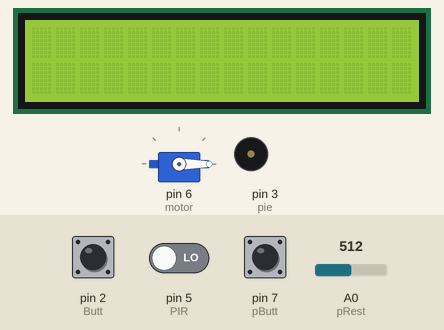
A sketch run on a simulated Arduino Uno, built with avr-gcc and run on an emulated ATmega328P. Shown: 16×2 character LCD, servo, buzzer (waves = sounding). The test bench sets the inputs (shaded band); at power-on: pin 7 (pButt) LOW, pin 2 (Butt) LOW, pin 5 (PIR) LOW, A0 (pRest) = 512. What the sketch prints to the serial monitor is not drawn.

Above: at 1.2 s.
1.3 s: pin 7 (pButt) pulled HIGH for 0.15 s
At 1.8 s:
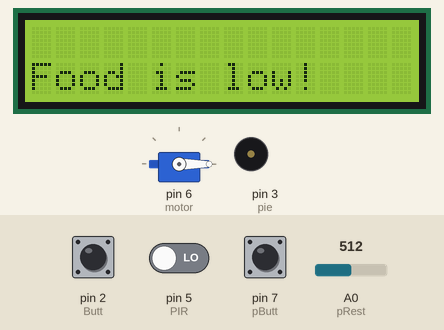
3.8 s: pin 2 (Butt) pulled HIGH for 3.2 s
At 5.2 s:
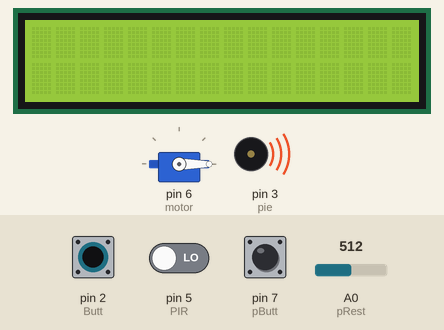
8.9 s: pin 5 (PIR) driven HIGH
At 10.6 s:
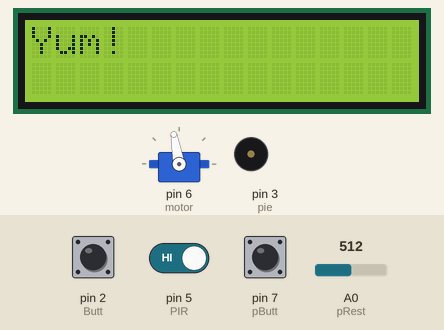
11.9 s: pin 2 (Butt) pulled HIGH for 0.15 s
At 14.6 s:
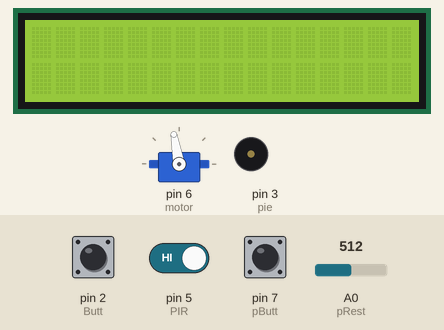
15.0 s: A0 (pRest) set to 992
18.0 s: A0 (pRest) set to 1009
Timing chart, 0 to 21.0 s (numbered marks = the images above; inputs shaded):
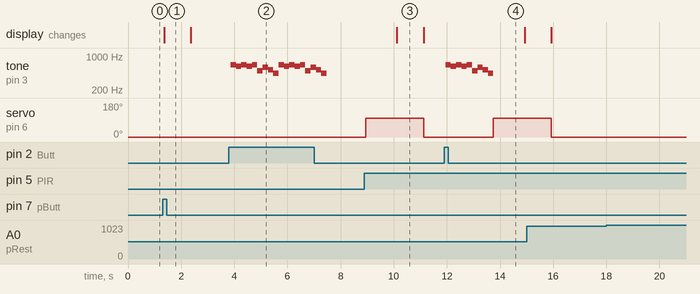

Measured:
- after the input at 1.3 s, the display: changes after 0.06 s (image 1)
- after the input at 3.8 s, tone on pin 3 (pie): plays 659 Hz for 0.20 s, 622 Hz for 0.20 s, 659 Hz for 0.20 s, 622 Hz for 0.20 s, 659 Hz for 0.20 s, 494 Hz for 0.20 s … (18 notes in this stretch), starting after 0.07 s
- after the input at 8.9 s, servo on pin 6 (motor): 0° → 100° after 0.05 s, → 0° 2.2 s later; the display: changes after 1.2 s (image 3)
- after the input at 11.9 s, tone on pin 3 (pie): plays 659 Hz for 0.20 s, 622 Hz for 0.20 s, 659 Hz for 0.20 s, 622 Hz for 0.20 s, 659 Hz for 0.20 s, 494 Hz for 0.20 s … (9 notes in this stretch), starting after 0.05 s; servo on pin 6 (motor): 0° → 100° after 1.9 s
- after the input at 18.0 s, every drawn part: stays the same
- what the display in image 3 shows lasts 1.0 s, from 10.1 s to 11.1 s

The sketch:

FEEDER-FINAL.ino
```cpp
//Variables for all our components and component states
//Buttons
int Butt=2;
int Buttstate;
int laststate=0;
int pButt=7;
int pButtState;
int pLastState=0;
//Piezo
int pie=3;
//PIR sensor
int PIR=5;
int PIRstate;
//LED
int LEDS=4;
//Servo & Servo library
#include<Servo.h>
Servo motor;
//LCD & LCD library
#include <LiquidCrystal_I2C.h>
LiquidCrystal_I2C lcd(0x27,16,2);
//Photoresistor
int pRest=A0;
int pRestVal;

void setup()
{
  //LCD setup
  lcd.init();
  lcd.clear();
  lcd.backlight();
  lcd.display();
  //Button setup
  pinMode(Butt,INPUT);
  pinMode(pButt,INPUT);
  //Piezo Setup
  pinMode(pie, OUTPUT);
  //PIR setup
  pinMode(PIR,INPUT);
  //Motor setup
  motor.attach(6);
  //Phototransistor setup
  pinMode(pRest,INPUT);
  //Begin Serial Monitor
  Serial.begin(9600);

}

void loop()
{
  //Clear LCD, motor, & LEDs after each time.
  lcd.clear();
  motor.write(0);
  digitalWrite(LEDS,LOW);

  //Read button and PIR
  Buttstate=digitalRead(Butt);
  PIRstate=digitalRead(PIR);
  Serial.println(Buttstate);
  pButtState=digitalRead(pButt);

  //Read phototransistor and its button
  pRestVal=analogRead(pRest);
  Serial.print("PhotoresistorVal= ");
  Serial.println(pRestVal);
  Serial.print("pButt= ");
  Serial.println(pButtState);

  //if phototransistor button is pressed
  if(pButtState==HIGH){
    pLastState=pButtState;
    pLastState=1;
  }//if light is bright = no food is blocking the light`
  if(pLastState==1 && pRestVal>=30){
    lcd.setCursor(0,-1);
    lcd.print("Food is low!");
    delay(1000);
    pLastState=0;
  }//if light is dark = food is blocking the light
  else if (pLastState==1 && pRestVal<30){
    lcd.setCursor(0,-1);
    lcd.print("Food is enough.");
    delay(1000);
    pLastState=0;
  }

  //If button is pressed
  if(Buttstate==HIGH){
    laststate=Buttstate;
    tone(pie,659);// melody
    delay(200);
    tone(pie,622);
    delay(200);
    tone(pie,659);
    delay(200);
    tone(pie,622);
    delay(200);
    tone(pie,659);
    delay(200);
    tone(pie,494);
    delay(200);
    tone(pie,587);
    delay(200);
    tone(pie,523);
    delay(200);
    tone(pie,440);
    delay(200);
    noTone(pie);
  	Serial.println(PIRstate);
    laststate=1;
  }
  //If PIR is sensed after the button is pressed
  if(laststate==1&&PIRstate==HIGH){
    	motor.write(100);
    	delay(120);
    	LEDBLINK();
    	LCD();
    	laststate=0;
  }
}
//Blinking LEDs function
void LEDBLINK(){
	digitalWrite(LEDS,HIGH);
  	delay(350);
  	digitalWrite(LEDS,LOW);
  	delay(350);
  	digitalWrite(LEDS,HIGH);
  	delay(350);
  	digitalWrite(LEDS,LOW);
}

//LCD I2C function
void LCD(){
  	lcd.setCursor(0,0);//Set cursor to character 2 on line 0
  	lcd.print("Yum!");
  	Serial.println("LCD WORKING");
  	delay(1000);
}
```
